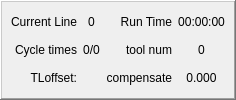
                        <widget class="QFrame" name="frame_3">
                         <property name="frameShape">
                          <enum>QFrame::WinPanel</enum>
                         </property>
                         <property name="frameShadow">
                          <enum>QFrame::Raised</enum>
                         </property>
                         <layout class="QGridLayout" name="gridLayout_3">
                          <property name="leftMargin">
                           <number>9</number>
                          </property>
                          <property name="topMargin">
                           <number>9</number>
                          </property>
                          <property name="rightMargin">
                           <number>9</number>
                          </property>
                          <property name="bottomMargin">
                           <number>9</number>
                          </property>
                          <item row="1" column="2">
                           <widget class="QLabel" name="label_25">
                            <property name="minimumSize">
                             <size>
                              <width>0</width>
                              <height>0</height>
                             </size>
                            </property>
                            <property name="maximumSize">
                             <size>
                              <width>16777215</width>
                              <height>16777215</height>
                             </size>
                            </property>
                            <property name="text">
                             <string>tool num</string>
                            </property>
                            <property name="alignment">
                             <set>Qt::AlignRight|Qt::AlignTrailing|Qt::AlignVCenter</set>
                            </property>
                           </widget>
                          </item>
                          <item row="1" column="3">
                           <widget class="QLabel" name="show_tool_now">
                            <property name="minimumSize">
                             <size>
                              <width>0</width>
                              <height>0</height>
                             </size>
                            </property>
                            <property name="maximumSize">
                             <size>
                              <width>16777215</width>
                              <height>16777215</height>
                             </size>
                            </property>
                            <property name="text">
                             <string>0</string>
                            </property>
                            <property name="alignment">
                             <set>Qt::AlignCenter</set>
                            </property>
                           </widget>
                          </item>
                          <item row="0" column="1">
                           <widget class="QLabel" name="show_current_line">
                            <property name="minimumSize">
                             <size>
                              <width>0</width>
                              <height>0</height>
                             </size>
                            </property>
                            <property name="maximumSize">
                             <size>
                              <width>16777215</width>
                              <height>16777215</height>
                             </size>
                            </property>
                            <property name="text">
                             <string>0</string>
                            </property>
                            <property name="alignment">
                             <set>Qt::AlignCenter</set>
                            </property>
                           </widget>
                          </item>
                          <item row="0" column="0">
                           <widget class="QLabel" name="label_18">
                            <property name="minimumSize">
                             <size>
                              <width>0</width>
                              <height>0</height>
                             </size>
                            </property>
                            <property name="maximumSize">
                             <size>
                              <width>16777215</width>
                              <height>16777215</height>
                             </size>
                            </property>
                            <property name="text">
                             <string>Current Line</string>
                            </property>
                            <property name="alignment">
                             <set>Qt::AlignRight|Qt::AlignTrailing|Qt::AlignVCenter</set>
                            </property>
                           </widget>
                          </item>
                          <item row="2" column="2">
                           <widget class="QLabel" name="label_27">
                            <property name="minimumSize">
                             <size>
                              <width>0</width>
                              <height>0</height>
                             </size>
                            </property>
                            <property name="maximumSize">
                             <size>
                              <width>16777215</width>
                              <height>16777215</height>
                             </size>
                            </property>
                            <property name="text">
                             <string>compensate</string>
                            </property>
                            <property name="alignment">
                             <set>Qt::AlignRight|Qt::AlignTrailing|Qt::AlignVCenter</set>
                            </property>
                           </widget>
                          </item>
                          <item row="2" column="0">
                           <widget class="QLabel" name="label_32">
                            <property name="minimumSize">
                             <size>
                              <width>0</width>
                              <height>0</height>
                             </size>
                            </property>
                            <property name="text">
                             <string>TLoffset:</string>
                            </property>
                            <property name="alignment">
                             <set>Qt::AlignRight|Qt::AlignTrailing|Qt::AlignVCenter</set>
                            </property>
                           </widget>
                          </item>
                          <item row="0" column="3">
                           <widget class="QLabel" name="show_run_time">
                            <property name="minimumSize">
                             <size>
                              <width>0</width>
                              <height>0</height>
                             </size>
                            </property>
                            <property name="text">
                             <string>00:00:00</string>
                            </property>
                            <property name="alignment">
                             <set>Qt::AlignCenter</set>
                            </property>
                           </widget>
                          </item>
                          <item row="0" column="2">
                           <widget class="QLabel" name="label_16">
                            <property name="minimumSize">
                             <size>
                              <width>0</width>
                              <height>0</height>
                             </size>
                            </property>
                            <property name="maximumSize">
                             <size>
                              <width>16777215</width>
                              <height>16777215</height>
                             </size>
                            </property>
                            <property name="text">
                             <string>Run Time</string>
                            </property>
                            <property name="alignment">
                             <set>Qt::AlignRight|Qt::AlignTrailing|Qt::AlignVCenter</set>
                            </property>
                           </widget>
                          </item>
                          <item row="2" column="1">
                           <widget class="QFrame" name="show_toolpiece3">
                            <property name="minimumSize">
                             <size>
                              <width>0</width>
                              <height>0</height>
                             </size>
                            </property>
                            <property name="maximumSize">
                             <size>
                              <width>16777215</width>
                              <height>16777215</height>
                             </size>
                            </property>
                            <property name="styleSheet">
                             <string notr="true"/>
                            </property>
                            <property name="frameShape">
                             <enum>QFrame::NoFrame</enum>
                            </property>
                            <property name="frameShadow">
                             <enum>QFrame::Raised</enum>
                            </property>
                           </widget>
                          </item>
                          <item row="2" column="3">
                           <widget class="QLabel" name="show_tool_comp">
                            <property name="minimumSize">
                             <size>
                              <width>0</width>
                              <height>0</height>
                             </size>
                            </property>
                            <property name="text">
                             <string>0.000</string>
                            </property>
                            <property name="alignment">
                             <set>Qt::AlignCenter</set>
                            </property>
                           </widget>
                          </item>
                          <item row="1" column="0">
                           <widget class="QLabel" name="label_26">
                            <property name="minimumSize">
                             <size>
                              <width>0</width>
                              <height>0</height>
                             </size>
                            </property>
                            <property name="maximumSize">
                             <size>
                              <width>16777215</width>
                              <height>16777215</height>
                             </size>
                            </property>
                            <property name="text">
                             <string>Cycle times</string>
                            </property>
                            <property name="alignment">
                             <set>Qt::AlignRight|Qt::AlignTrailing|Qt::AlignVCenter</set>
                            </property>
                           </widget>
                          </item>
                          <item row="1" column="1">
                           <widget class="QLabel" name="show_cycle_times">
                            <property name="minimumSize">
                             <size>
                              <width>0</width>
                              <height>0</height>
                             </size>
                            </property>
                            <property name="text">
                             <string>0/0</string>
                            </property>
                            <property name="alignment">
                             <set>Qt::AlignCenter</set>
                            </property>
                           </widget>
                          </item>
                         </layout>
                        </widget>
